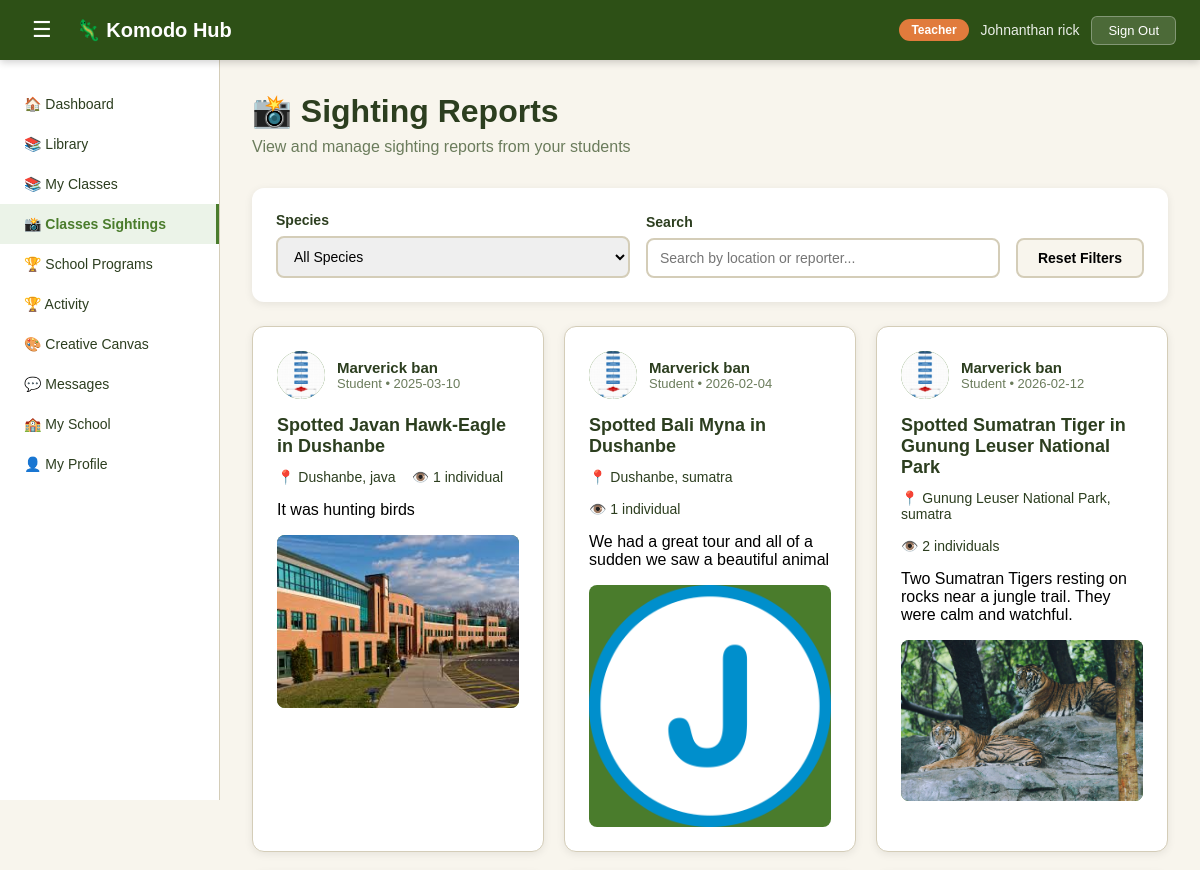
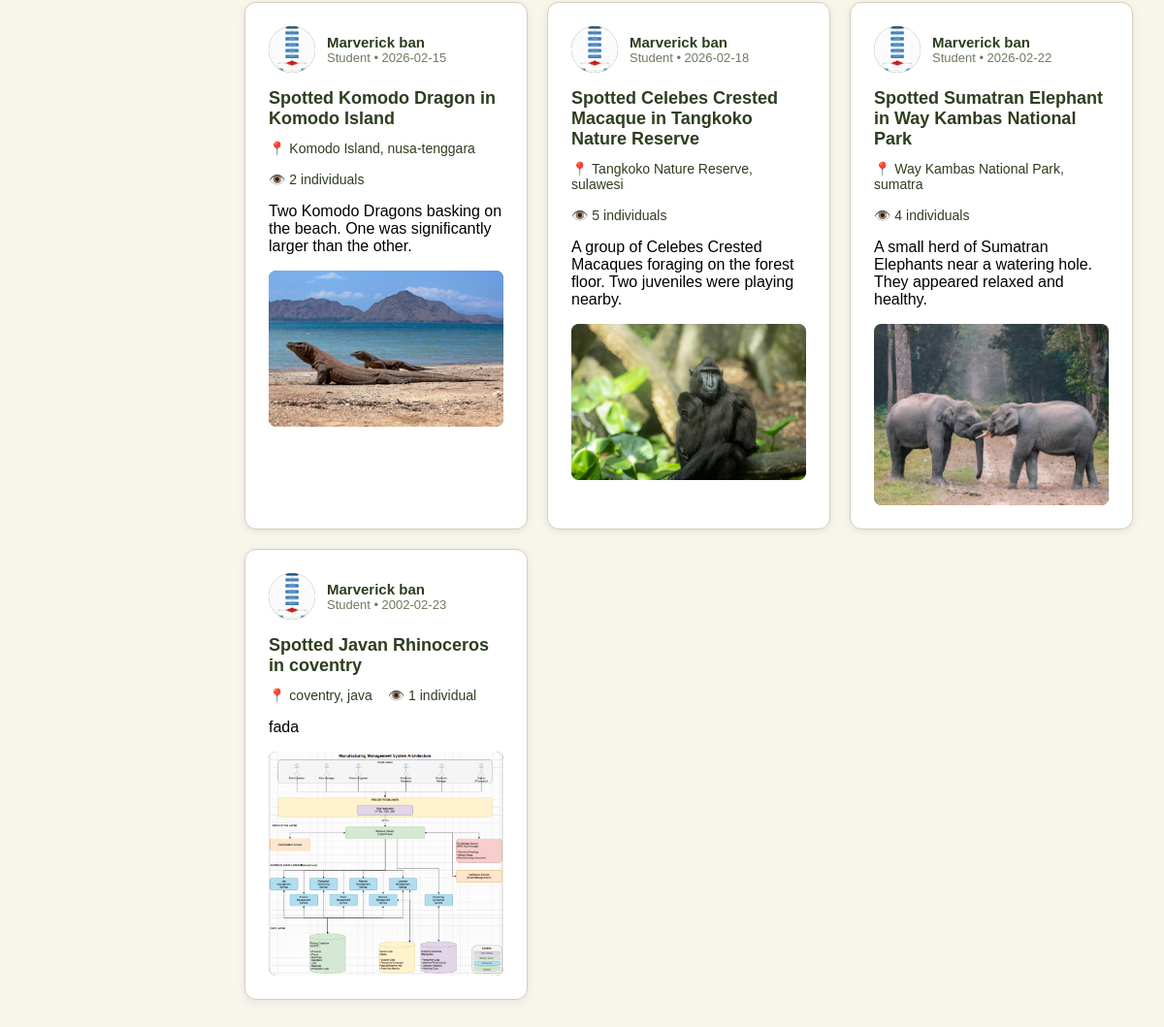
/sighting-reports (signed in), run on the app's committed database (2 pictures, top to bottom).
### tables this page shows
CREATE TABLE user(
    user_id INTEGER PRIMARY KEY AUTOINCREMENT,
    fullname TEXT NOT NULL,
    email TEXT NOT NULL,
    role TEXT,
    password TEXT NOT NULL,
    organization_id INTEGER, avatar TEXT, phone TEXT, location TEXT, created_at TIMESTAMP DEFAULT '2025-01-01', status TEXT DEFAULT 'active', points INTEGER DEFAULT 0,
    FOREIGN KEY (organization_id) REFERENCES organization(organization_id)
);

CREATE TABLE sighting (
    sighting_id INTEGER PRIMARY KEY AUTOINCREMENT,
    species_id INTEGER NOT NULL,
    count INTEGER NOT NULL DEFAULT 1,
    location TEXT NOT NULL,
    region TEXT NOT NULL,
    sighting_date DATE NOT NULL,
    sighting_time TIME,
    description TEXT NOT NULL,
    condition TEXT,
    photo TEXT,
    submitted_at DATETIME DEFAULT CURRENT_TIMESTAMP,
    user_id INTEGER NOT NULL,
    FOREIGN KEY (species_id) REFERENCES species(species_id),
    FOREIGN KEY (user_id) REFERENCES user(user_id)
);

CREATE TABLE species (
    species_id INTEGER PRIMARY KEY AUTOINCREMENT,
    common_name TEXT NOT NULL,
    scientific_name TEXT NOT NULL,
    status TEXT CHECK(status IN ('CR', 'EN', 'VU')) NOT NULL,
    description TEXT,
    image TEXT,
    diet TEXT CHECK(diet IN ('Herbivore', 'Carnivore', 'Omnivore')),
    location TEXT,
    fun_fact TEXT,
    category TEXT,
    full_details_url TEXT
);

### app.py (the view, shortened to what this page needs)
@app.route('/sighting-reports')
def get_sighting_reports():
    if 'user_id' not in session:
        return redirect(url_for('login_get'))
    user = db.fetch_one('SELECT * FROM user WHERE user_id = ?', (session['user_id'],))
    if user['role'] == 'system-admin':
        sql = '''SELECT s.*, sp.common_name, sp.species_id as sp_id,
            o.name as reporter_name, o.category as reporter_role, o.avatar as reporter_avatar
            FROM sighting s
            JOIN species sp ON s.species_id = sp.species_id
            JOIN user u ON s.user_id = u.user_id
            LEFT JOIN organization o ON u.organization_id = o.organization_id
            ORDER BY s.submitted_at DESC'''
        sightings = db.fetch_query(sql)
    elif user['role'] == 'teacher':
        sql = '''SELECT s.*, sp.common_name, sp.species_id as sp_id,
            u.fullname as reporter_name, u.role as reporter_role, u.avatar as reporter_avatar
            FROM sighting s
            JOIN species sp ON s.species_id = sp.species_id
            JOIN user u ON s.user_id = u.user_id
            WHERE u.user_id IN (
                SELECT DISTINCT ce.student_id
                FROM class_enrollment ce
                JOIN class c ON ce.class_id = c.class_id
                WHERE c.teacher_id = ?
            )
            ORDER BY s.submitted_at DESC'''
        sightings = db.fetch_query(sql, (session['user_id'],))
    return render_template('shared/sighting-reports-view.html', user=user, sightings=sightings)

### app.py (called while the page is built)
@app.context_processor
def inject_enrolled_class():
    if session.get('role') == 'student' and session.get('user_id'):
        enrolled_class = db.fetch_one(
            'SELECT class_id FROM class_enrollment WHERE student_id = ? LIMIT 1',
            (session['user_id'],)
        )
        return {'enrolled_class': enrolled_class}
    return {'enrolled_class': None}

### database.py (called while the page is built)
def fetch_query(sql, params=()):
    with sqlite3.connect('Komodo_DB.db') as con:
        con.row_factory = sqlite3.Row
        cur = con.cursor()
        cur.execute(sql, params)
        rows = cur.fetchall()
        return rows

def fetch_one(sql, params=()):
    with sqlite3.connect('Komodo_DB.db') as con:
        con.row_factory = sqlite3.Row
        cur = con.cursor()
        cur.execute(sql, params)
        row = cur.fetchone()
        return row

### templates/shared/sighting-reports-view.html (shortened to what this page needs)
<!DOCTYPE html>
<html lang="en">
<head>
    <link rel="stylesheet" href="{{ url_for('static', filename='css/style.css') }}">
    <link rel="stylesheet" href="{{ url_for('static', filename='css/dashboard.css') }}">
    <link rel="stylesheet" href="{{ url_for('static', filename='css/tabs/sighting-reports-view.css') }}">
</head>
<body class="dashboard-body">
    {% include 'shared/navbar.html' %}
    <div class="dash-layout">
        {% include 'shared/sidebar.html' %}
        <main class="dash-main">
            <div class="page-header">
                <h1>&#128248; Sighting Reports</h1>
                <p>
                    {% if user['role'] == 'teacher' %}View and manage sighting reports from your students
                    {% elif user['role'] == 'principal' %}View all sighting reports from your school
                    {% elif user['role'] == 'school-admin' %}View and manage all school sighting reports
                    {% elif user['role'] == 'community-admin' %}View all sighting reports from your community
                    {% elif user['role'] == 'system-admin' %}View all sighting reports across the platform
                    {% else %}View sighting reports
                    {% endif %}
                </p>
            </div>
            <div class="reports-filters">
                <div class="filter-group">
                    <label for="filter-species">Species</label>
                    <select id="filter-species" onchange="filterReports()">
                        <option value="all">All Species</option>
                    </select>
                </div>
                <div class="filter-group">
                    <label for="filter-search">Search</label>
                    <input type="text" id="filter-search" placeholder="Search by location or reporter..." onkeyup="filterReports()">
                </div>
                <button class="btn-reset-filters" onclick="resetFilters()">Reset Filters</button>
            </div>
            <div class="reports-feed" id="reports-feed">
                {% for s in sightings %}
                <div class="report-card"
                    data-species="{{ s['common_name'].lower().replace(' ', '-') }}"
                    data-location="{{ s['location'].lower() }}"
                    data-reporter="{{ s['reporter_name'].lower() }}">
                    <div class="report-header">
                        <div class="report-user">
                            <div class="user-avatar">
                                {% if s['reporter_avatar'] %}
                                    <img src="{{ url_for('static', filename=s['reporter_avatar']) }}" alt="avatar" style="width:100%;height:100%;object-fit:cover;border-radius:50%;">
                                {% else %}
                                    👤
                                {% endif %}
                            </div>
                            <div class="user-info">
                                <span class="user-name">{{ s['reporter_name'] }}</span>
                                <span class="user-meta">{{ s['reporter_role'].replace('-', ' ').title() }} • {{ s['sighting_date'] }}</span>
                            </div>
                        </div>
                    </div>
                    <div class="report-content">
                        <h3>Spotted {{s['common_name']}} in {{ s['location'] }}</h3>
                        <div class="report-details">
                            <span class="detail-item">📍 {{ s['location'] }}, {{ s['region'] }}</span>
                            <span class="detail-item">👁️ {{ s['count'] }} individual{% if s['count'] > 1 %}s{% endif %}</span>
                        </div>
                        <p>{{ s['description'] }}</p>
                    </div>
                    {% if s['photo'] %}
                    <div class="report-photo">
                        <img src="{{ url_for('static', filename=s['photo']) }}"
                        alt="{{ s['common_name'] }} sighting"
                        onclick="viewPhoto(this.src)">
                    </div>
                    {% else %}
                    <p class='no-pho-msg'>No photo provided for this sighting</p>
                    {% endif %}
                </div>
                {% else %}
                <p style='padding: 20px; color: var(--text-muted);'>No sighting reports found.</p>
                {% endfor %}
            </div>
        </main>
    </div>
</body>
</html>

### templates/shared/navbar.html
    <nav class="dash-nav">
        <div class="dash-nav-left">
            <button class="sidebar-toggle" onclick="toggleSidebar()">&#9776;</button>
            <a href="/dashboard/{{ user['role'] }}" class="dash-logo">&#129422; Komodo Hub</a>
        </div>
        <div class="dash-nav-right">
            <span class="nav-role-badge">{{ user['role'].replace('-', ' ').title() }}</span>
            <span class="nav-username">{{ user['fullname'] }}</span>
            <button class="btn-signout" onclick="signOut()">Sign Out</button>
        </div>
    </nav>

### static/css/style.css (style rules this page uses)
* { margin: 0; padding: 0; box-sizing: border-box; }
:root { --primary-green: #2D5016; --secondary-green: #4A7C2C; --accent-orange: #E17B3C; --light-bg: #F8F5ED; --white: #FFFFFF; --text-dark: #2C3E1F; --text-muted: #6B7C5C; --border-color: #D4CDB8; }
body { font-family: Arial, sans-serif; background-color: var(--light-bg); min-height: 100vh; display: flex; align-items: center; justify-content: center; padding: 20px; }

### static/css/dashboard.css (style rules this page uses)
.dashboard-body { display: block; padding: 0; background-color: var(--light-bg); min-height: 100vh; }
.dash-nav { background-color: var(--primary-green); color: var(--white); padding: 0 24px; height: 60px; display: flex; align-items: center; justify-content: space-between; position: sticky; top: 0; z-index: 100; box-shadow: 0 2px 8px rgba(0,0,0,0.2); }
.dash-nav-left { display: flex; align-items: center; gap: 16px; }
.dash-logo { color: var(--white); text-decoration: none; font-size: 20px; font-weight: bold; }
.sidebar-toggle { background: none; border: none; color: var(--white); font-size: 22px; cursor: pointer; padding: 4px 8px; border-radius: 4px; }
.dash-nav-right { display: flex; align-items: center; gap: 12px; }
.nav-role-badge { background-color: var(--accent-orange); color: var(--white); padding: 4px 12px; border-radius: 20px; font-size: 12px; font-weight: bold; }
.nav-username { font-size: 14px; color: rgba(255,255,255,0.9); }
.btn-signout { background-color: rgba(255,255,255,0.15); color: var(--white); border: 1px solid rgba(255,255,255,0.3); padding: 6px 16px; border-radius: 6px; font-size: 13px; cursor: pointer; }
.dash-layout { display: flex; min-height: calc(100vh - 60px); }
.dash-main { flex: 1; padding: 32px; overflow-y: auto; }

### static/css/tabs/sighting-reports-view.css (style rules this page uses)
.page-header { margin-bottom: 32px; }
.page-header h1 { font-size: 32px; color: var(--text-dark); margin-bottom: 8px; }
.page-header p { font-size: 16px; color: var(--text-muted); }
.reports-filters { background-color: var(--white); padding: 24px; border-radius: 12px; margin-bottom: 24px; box-shadow: 0 2px 8px rgba(0,0,0,0.08); display: flex; gap: 16px; flex-wrap: wrap; align-items: flex-end; }
.filter-group { flex: 1; min-width: 200px; }
.filter-group label { display: block; font-size: 14px; font-weight: 600; color: var(--text-dark); margin-bottom: 8px; }
.filter-group select, .filter-group input { width: 100%; padding: 10px 12px; border: 2px solid var(--border-color); border-radius: 8px; font-size: 14px; transition: border-color 0.2s; }
.btn-reset-filters { padding: 10px 20px; background-color: var(--light-bg); border: 2px solid var(--border-color); border-radius: 8px; font-size: 14px; font-weight: 600; cursor: pointer; transition: all 0.2s; }
.reports-feed { display: grid; grid-template-columns: repeat(3, 1fr); gap: 20px; }
.report-card { background-color: var(--white); border-radius: 12px; padding: 24px; box-shadow: 0 2px 8px rgba(0,0,0,0.08); border: 1px solid var(--border-color); }
.report-header { display: flex; justify-content: space-between; align-items: flex-start; margin-bottom: 16px; }
.report-user { display: flex; gap: 12px; align-items: center; }
.user-avatar { width: 48px; height: 48px; background-color: var(--secondary-green); border-radius: 50%; display: flex; align-items: center; justify-content: center; font-size: 24px; flex-shrink: 0; }
.user-info { display: flex; flex-direction: column; }
.user-name { font-size: 15px; font-weight: bold; color: var(--text-dark); }
.user-meta { font-size: 13px; color: var(--text-muted); }
.report-content h3 { font-size: 18px; color: var(--text-dark); margin-bottom: 12px; }
.report-details { display: flex; flex-wrap: wrap; gap: 16px; margin-bottom: 16px; }
.detail-item { font-size: 14px; color: var(--text-dark); }
.report-photo { background-color: var(--secondary-green); border-radius: 8px; overflow: hidden; margin-top: 16px; cursor: pointer; transition: opacity 0.2s; }
.report-photo img { width: 100%; height: auto; max-height: 400px; object-fit: cover; display: block; }

### data on the page
user: role.replace "Teacher", fullname "Johnanthan rick"
sighting: avatar (picture), reporter_name "Marverick ban", reporter_role.replace "Student", sighting_date "2025-03-10", common_name "Javan Hawk-Eagle", location "Dushanbe", region "java", count "1", description "It was hunting birds", photo (picture)
sighting: avatar (picture), reporter_name "Marverick ban", reporter_role.replace "Student", sighting_date "2026-02-04", common_name "Bali Myna", location "Dushanbe", region "sumatra", count "1", description "We had a great tour and all of a sudden we saw a beautiful animal", photo (picture)
sighting: avatar (picture), reporter_name "Marverick ban", reporter_role.replace "Student", sighting_date "2026-02-12", common_name "Sumatran Tiger", location "Gunung Leuser National Park", region "sumatra", count "2", description "Two Sumatran Tigers resting on rocks near a jungle trail. They were calm and watchful.", photo (picture)
sighting: avatar (picture), reporter_name "Marverick ban", reporter_role.replace "Student", sighting_date "2026-02-15", common_name "Komodo Dragon", location "Komodo Island", region "nusa-tenggara", count "2", description "Two Komodo Dragons basking on the beach. One was significantly larger than the other.", photo (picture)
sighting: avatar (picture), reporter_name "Marverick ban", reporter_role.replace "Student", sighting_date "2026-02-18", common_name "Celebes Crested Macaque", location "Tangkoko Nature Reserve", region "sulawesi", count "5", description "A group of Celebes Crested Macaques foraging on the forest floor. Two juveniles were playing nearby.", photo (picture)
sighting: avatar (picture), reporter_name "Marverick ban", reporter_role.replace "Student", sighting_date "2026-02-22", common_name "Sumatran Elephant", location "Way Kambas National Park", region "sumatra", count "4", description "A small herd of Sumatran Elephants near a watering hole. They appeared relaxed and healthy.", photo (picture)
sighting: avatar (picture), reporter_name "Marverick ban", reporter_role.replace "Student", sighting_date "2002-02-23", common_name "Javan Rhinoceros", location "coventry", region "java", count "1", description "fada", photo (picture)
